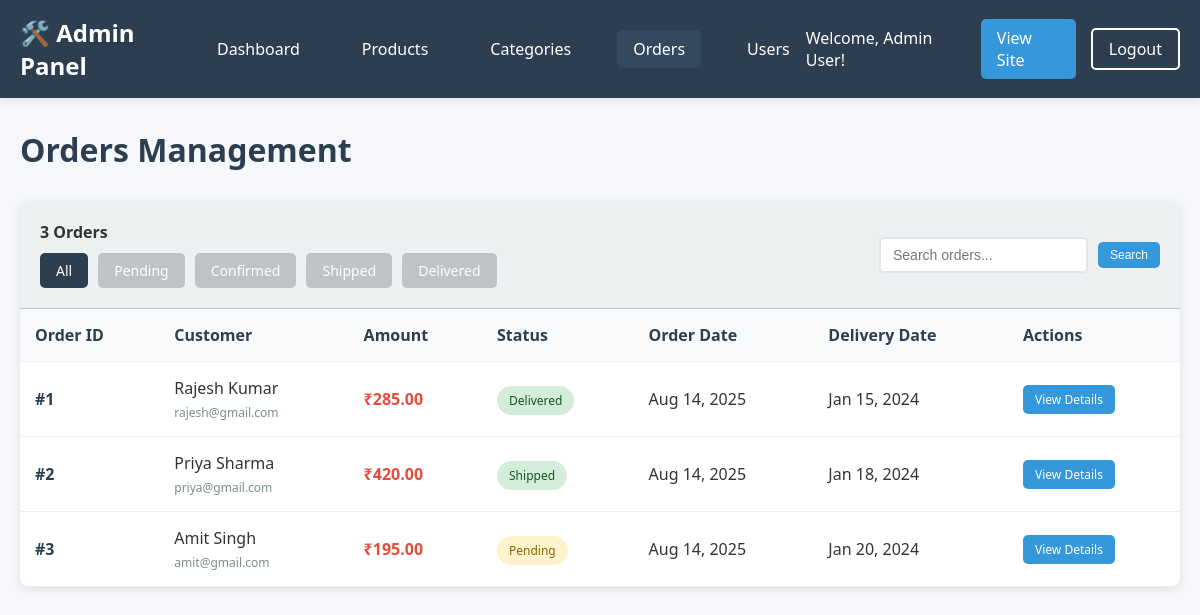
The app's page /admin/orders.php (signed in) with its own data.
### tables this page shows
CREATE TABLE orders (
    id INT AUTO_INCREMENT PRIMARY KEY,
    user_id INT,
    total_amount DECIMAL(10,2) NOT NULL,
    status ENUM('pending', 'confirmed', 'shipped', 'delivered', 'cancelled') DEFAULT 'pending',
    delivery_address TEXT NOT NULL,
    phone VARCHAR(15) NOT NULL,
    order_date TIMESTAMP DEFAULT CURRENT_TIMESTAMP,
    delivery_date DATE,
    admin_notes TEXT,
    FOREIGN KEY (user_id) REFERENCES users(id) ON DELETE CASCADE
);

CREATE TABLE users (
    id INT AUTO_INCREMENT PRIMARY KEY,
    username VARCHAR(50) UNIQUE NOT NULL,
    email VARCHAR(100) UNIQUE NOT NULL,
    password VARCHAR(255) NOT NULL,
    full_name VARCHAR(100) NOT NULL,
    phone VARCHAR(15),
    address TEXT,
    user_type ENUM('admin', 'customer') DEFAULT 'customer',
    created_at TIMESTAMP DEFAULT CURRENT_TIMESTAMP,
    updated_at TIMESTAMP DEFAULT CURRENT_TIMESTAMP ON UPDATE CURRENT_TIMESTAMP
);

### admin/orders.php (the view, shortened to what this page needs)
<?php
$database = new Database();
$db = $database->getConnection();
$action = $_GET['action'] ?? 'list';
if ($action == 'list') {
    $status_filter = $_GET['status'] ?? '';
    $where_conditions = [];
    $params = [];
    $where_clause = count($where_conditions) > 0 ? 'WHERE ' . implode(' AND ', $where_conditions) : '';
    $query = "SELECT o.*, u.full_name, u.email FROM orders o
              LEFT JOIN users u ON o.user_id = u.id
              $where_clause
              ORDER BY o.order_date DESC";
    $stmt = $db->prepare($query);
    $stmt->execute($params);
    $orders = $stmt->fetchAll(PDO::FETCH_ASSOC);
}
?>
<!DOCTYPE html>
<html lang="en">
<head>
</head>
<body>
    <header class="admin-header">
        <div class="header-container">
            <div class="admin-logo">🛠️ Admin Panel</div>
            <nav class="admin-nav">
                <a href="dashboard.php">Dashboard</a>
                <a href="products.php">Products</a>
                <a href="categories.php">Categories</a>
                <a href="orders.php" class="active">Orders</a>
                <a href="users.php">Users</a>
            </nav>
            <div class="admin-user">
                <span>Welcome, <?php echo htmlspecialchars($_SESSION['full_name']); ?>!</span>
                <a href="../index.php" class="btn btn-primary">View Site</a>
                <a href="../logout.php" class="btn btn-outline">Logout</a>
            </div>
        </div>
    </header>
    <main class="admin-container">
        <?php if ($action == 'list'): ?>
            <div class="page-header">
                <h1 class="page-title">Orders Management</h1>
            </div>
            <div class="table-container">
                <div class="table-header">
                    <div>
                        <strong><?php echo count($orders); ?> Orders</strong>
                        <div class="filter-tabs" style="margin-top: 10px;">
                            <a href="orders.php" class="filter-tab <?php echo !$status_filter ? 'active' : ''; ?>">All</a>
                            <a href="orders.php?status=pending" class="filter-tab <?php echo $status_filter == 'pending' ? 'active' : ''; ?>">Pending</a>
                            <a href="orders.php?status=confirmed" class="filter-tab <?php echo $status_filter == 'confirmed' ? 'active' : ''; ?>">Confirmed</a>
                            <a href="orders.php?status=shipped" class="filter-tab <?php echo $status_filter == 'shipped' ? 'active' : ''; ?>">Shipped</a>
                            <a href="orders.php?status=delivered" class="filter-tab <?php echo $status_filter == 'delivered' ? 'active' : ''; ?>">Delivered</a>
                        </div>
                    </div>
                    <form method="GET" action="" class="search-form">
                        <input type="text" name="search" placeholder="Search orders..." value="<?php echo htmlspecialchars($_GET['search'] ?? ''); ?>">
                        <button type="submit" class="btn btn-primary btn-small">Search</button>
                    </form>
                </div>
                <?php if (count($orders) > 0): ?>
                    <table class="orders-table">
                        <thead>
                            <tr>
                                <th>Order ID</th>
                                <th>Customer</th>
                                <th>Amount</th>
                                <th>Status</th>
                                <th>Order Date</th>
                                <th>Delivery Date</th>
                                <th>Actions</th>
                            </tr>
                        </thead>
                        <tbody>
                            <?php foreach ($orders as $order): ?>
                                <tr>
                                    <td class="order-id">#<?php echo $order['id']; ?></td>
                                    <td>
                                        <div class="customer-info"><?php echo htmlspecialchars($order['full_name']); ?></div>
                                        <div class="customer-email"><?php echo htmlspecialchars($order['email']); ?></div>
                                    </td>
                                    <td class="order-amount">₹<?php echo number_format($order['total_amount'], 2); ?></td>
                                    <td>
                                        <span class="order-status status-<?php echo $order['status']; ?>">
                                            <?php echo ucfirst($order['status']); ?>
                                        </span>
                                    </td>
                                    <td><?php echo date('M j, Y', strtotime($order['order_date'])); ?></td>
                                    <td>
                                        <?php if ($order['delivery_date']): ?>
                                            <?php echo date('M j, Y', strtotime($order['delivery_date'])); ?>
                                        <?php else: ?>
                                            <span style="color: #7f8c8d;">Not set</span>
                                        <?php endif; ?>
                                    </td>
                                    <td>
                                        <a href="orders.php?action=view&id=<?php echo $order['id']; ?>" class="btn btn-primary btn-small">View Details</a>
                                    </td>
                                </tr>
                            <?php endforeach; ?>
                        </tbody>
                    </table>
                <?php endif; ?>
            </div>
        <?php endif; ?>
    </main>
</body>
</html>

### admin/orders.php (style rules this page uses)
* { margin: 0; padding: 0; box-sizing: border-box; }
body { font-family: 'Segoe UI', Tahoma, Geneva, Verdana, sans-serif; background: #f5f7fa; color: #333; }
.admin-header { background: #2c3e50; color: white; padding: 1rem 0; box-shadow: 0 2px 10px rgba(0,0,0,0.1); }
.header-container { max-width: 1400px; margin: 0 auto; padding: 0 20px; display: flex; justify-content: space-between; align-items: center; }
.admin-logo { font-size: 24px; font-weight: 700; }
.admin-nav { display: flex; gap: 30px; }
.admin-nav a { color: white; text-decoration: none; font-weight: 500; padding: 8px 16px; border-radius: 5px; transition: background-color 0.3s ease; }
.admin-nav a:hover, .admin-nav a.active { background: #34495e; }
.admin-user { display: flex; gap: 15px; align-items: center; }
.btn { padding: 8px 16px; border: none; border-radius: 5px; text-decoration: none; font-weight: 500; transition: all 0.3s ease; cursor: pointer; display: inline-block; }
.btn-primary { background: #3498db; color: white; }
.btn-outline { background: transparent; color: white; border: 2px solid white; }
.btn-small { padding: 6px 12px; font-size: 12px; }
.admin-container { max-width: 1400px; margin: 0 auto; padding: 30px 20px; }
.page-header { display: flex; justify-content: space-between; align-items: center; margin-bottom: 30px; }
.page-title { font-size: 32px; color: #2c3e50; }
.table-container { background: white; border-radius: 10px; box-shadow: 0 2px 10px rgba(0,0,0,0.1); overflow: hidden; }
.table-header { background: #ecf0f1; padding: 20px; border-bottom: 1px solid #bdc3c7; display: flex; justify-content: space-between; align-items: center; flex-wrap: wrap; gap: 15px; }
.filter-tabs { display: flex; gap: 10px; }
.filter-tab { padding: 8px 16px; background: #bdc3c7; color: white; text-decoration: none; border-radius: 5px; font-size: 14px; transition: background-color 0.3s ease; }
.filter-tab.active, .filter-tab:hover { background: #2c3e50; }
.search-form { display: flex; gap: 10px; align-items: center; }
.search-form input { padding: 8px 12px; border: 2px solid #e1e5e9; border-radius: 5px; font-size: 14px; }
.orders-table { width: 100%; border-collapse: collapse; }
.orders-table th, .orders-table td { padding: 15px; text-align: left; border-bottom: 1px solid #ecf0f1; }
.orders-table th { background: #f8f9fa; font-weight: 600; color: #2c3e50; }
.order-id { font-weight: 600; color: #2c3e50; }
.customer-info { font-weight: 500; margin-bottom: 5px; }
.customer-email { font-size: 12px; color: #7f8c8d; }
.order-amount { font-weight: 600; color: #e74c3c; font-size: 16px; }
.order-status { padding: 6px 12px; border-radius: 15px; font-size: 12px; font-weight: 500; }
.status-pending { background: #fff3cd; color: #856404; }
.status-shipped { background: #d4edda; color: #155724; }
.status-delivered { background: #d4edda; color: #155724; }

### records on screen
orders: id "1", user.full_name "Rajesh Kumar", user.email "rajesh@gmail.com", total_amount "285.00", status "Delivered", order_date "Aug 14, 2025", delivery_date "Jan 15, 2024"
orders: id "2", user.full_name "Priya Sharma", user.email "priya@gmail.com", total_amount "420.00", status "Shipped", order_date "Aug 14, 2025", delivery_date "Jan 18, 2024"
orders: id "3", user.full_name "Amit Singh", user.email "amit@gmail.com", total_amount "195.00", status "Pending", order_date "Aug 14, 2025", delivery_date "Jan 20, 2024"

### other values on screen
$_SESSION['full_name'] "Admin User"
count($orders) "3"
